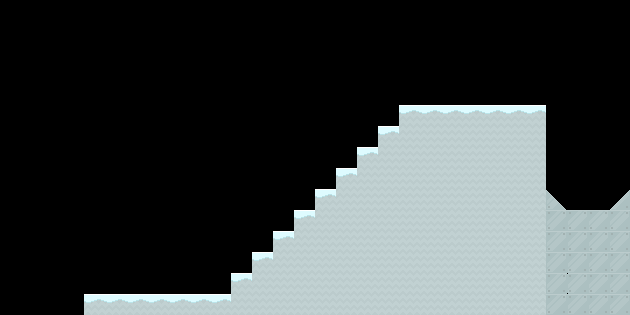

This is a level from a 2D game, rendered from its Tiled map with the project's own tilesets. A one-line summary and the complete map file follow:
An orthogonal 30x15 tile map with 21x21 px tiles, 1 tile layer (1) and 12 objects.

<map version="1.2" tiledversion="1.3.4" orientation="orthogonal" renderorder="right-up" width="30" height="15" tilewidth="21" tileheight="21" infinite="0" nextlayerid="6" nextobjectid="23">
 <tileset firstgid="1" source="sprites1.0.tsx" />
 <layer id="4" name="1" width="30" height="15">
  <data encoding="csv">
0,0,0,0,0,0,0,0,0,0,0,0,0,0,0,0,0,0,0,0,0,0,0,0,0,0,0,0,0,0,
0,0,0,0,0,0,0,0,0,0,0,0,0,0,0,0,0,0,0,0,0,0,0,0,0,0,0,0,0,0,
0,0,0,0,0,0,0,0,0,0,0,0,0,0,0,0,0,0,0,0,0,0,0,0,0,0,0,0,0,0,
0,0,0,0,0,0,0,0,0,0,0,0,0,0,0,0,0,0,0,0,0,0,0,0,0,0,0,0,0,0,
0,0,0,0,0,0,0,0,0,0,0,0,0,0,0,0,0,0,0,0,0,0,0,0,0,0,0,0,0,0,
0,0,0,0,0,0,0,0,0,0,0,0,0,0,0,0,0,0,0,64,64,64,64,64,64,64,0,0,0,0,
0,0,0,0,0,0,0,0,0,0,0,0,0,0,0,0,0,0,64,93,93,93,93,93,93,93,0,0,0,0,
0,0,0,0,0,0,0,0,0,0,0,0,0,0,0,0,0,64,93,93,93,93,93,93,93,93,0,0,0,0,
0,0,0,0,0,0,0,0,0,0,0,0,0,0,0,0,64,93,93,93,93,93,93,93,93,93,0,0,0,0,
0,0,0,0,0,0,0,0,0,0,0,0,0,0,0,64,93,93,93,93,93,93,93,93,93,93,740,0,0,741,
0,0,0,0,0,0,0,0,0,0,0,0,0,0,64,93,93,93,93,93,93,93,93,93,93,93,737,737,737,737,
0,0,0,0,0,0,0,0,0,0,0,0,0,64,93,93,93,93,93,93,93,93,93,93,93,93,737,737,737,737,
0,0,0,0,0,0,0,0,0,0,0,0,64,93,93,93,93,93,93,93,93,93,93,93,93,93,737,737,737,737,
0,0,0,0,0,0,0,0,0,0,0,64,93,93,93,93,93,93,93,93,93,93,93,93,93,93,737,736,737,737,
0,0,0,0,64,64,64,64,64,64,64,93,93,93,93,93,93,93,93,93,93,93,93,93,93,93,737,737,737,737
</data>
 </layer>
 <objectgroup id="5" name="col">
  <object id="11" x="83.5" y="294.5" width="148.5" height="20" />
  <object id="12" x="231" y="272.5" width="63" height="41.5" />
  <object id="13" x="252" y="252.5" width="355.5" height="19" />
  <object id="14" x="273" y="232" width="334" height="19.5" />
  <object id="15" x="294.5" y="210" width="336.5" height="21.5" />
  <object id="16" x="315" y="188.5" width="230.5" height="22" />
  <object id="17" x="399.5" y="104.5" width="146" height="83.5" />
  <object id="18" x="356.5" y="146.5" width="42" height="42.5" />
  <object id="19" x="336.5" y="168" width="19.5" height="20" />
  <object id="20" x="377.5" y="126" width="22" height="21" />
  <object id="21" x="546" y="189">
   <polygon points="0,0 19,19.5 -1.5,19.5" />
  </object>
  <object id="22" x="608.5" y="209">
   <polygon points="0,0 21,-20.5 20.5,0" />
  </object>
 </objectgroup>
</map>
